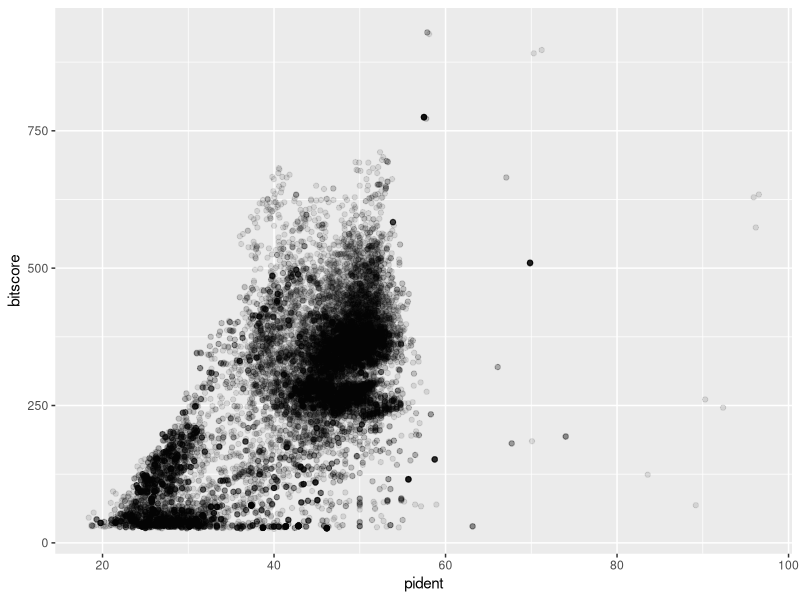
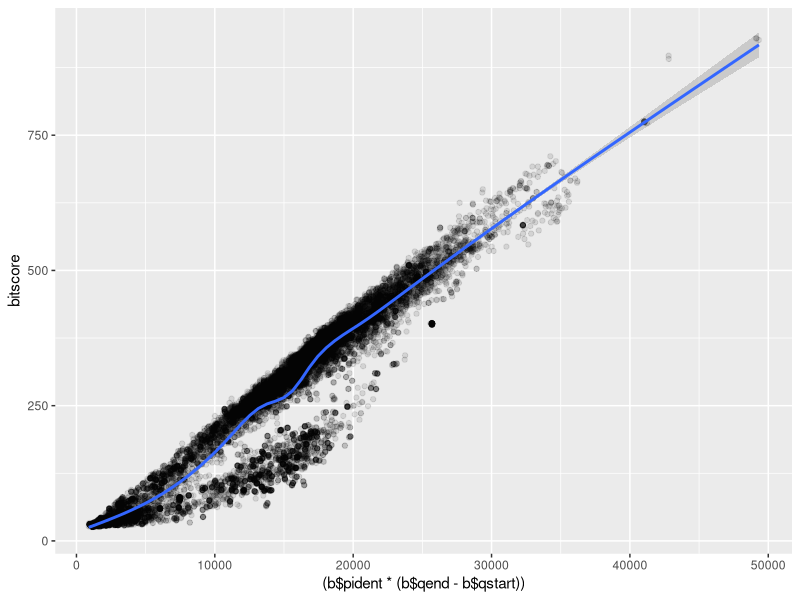

These figures' R source, in order:
## ---- chunk 1
b <- read.delim("results.tsv")
colnames(b) <- c("qseqid", "sseqid", "pident", "length", "mismatch", "gapopen", "qstart", "qend", "sstart", "send", "evalue", "bitscore")

## ---- chunk 2
library(ggplot2)
## ---- chunk 3
ggplot(b, aes(pident, bitscore)) +
  geom_point(alpha=0.1)
## ---- chunk 4
ggplot(b, aes((b$pident * (b$qend - b$qstart)), bitscore)) + geom_point(alpha=0.1) + geom_smooth()

